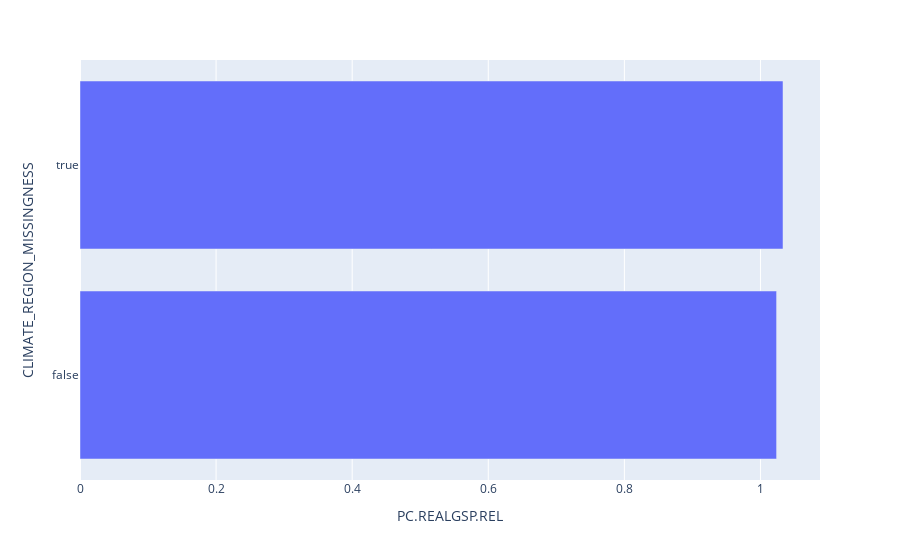

Write notebook code for a chart like this one.
### Code cell
sim_df = sim_df.assign(CLIMATE_REGION_MISSINGNESS = sim_df['CLIMATE.REGION'].isna())
px.bar(sim_df.groupby('CLIMATE_REGION_MISSINGNESS')['PC.REALGSP.REL'].mean().reset_index(), orientation='h', y='CLIMATE_REGION_MISSINGNESS', x='PC.REALGSP.REL')

### Figure 1 — Plotly figure (JSON) as saved in the notebook; plotly's stock layout.template omitted (floating-point values rounded to 4 significant figures)
{"data": [{"alignmentgroup": "True", "hovertemplate": "PC.REALGSP.REL=%{x}<br>CLIMATE_REGION_MISSINGNESS=%{y}<extra></extra>", "legendgroup": "", "marker": {"color": "#636efa", "pattern": {"shape": ""}}, "name": "", "offsetgroup": "", "orientation": "h", "showlegend": false, "textposition": "auto", "type": "bar", "x": [1.024, 1.033], "xaxis": "x", "y": [false, true], "yaxis": "y"}], "layout": {"barmode": "relative", "legend": {"tracegroupgap": 0}, "margin": {"t": 60}, "xaxis": {"anchor": "y", "domain": [0, 1], "title": {"text": "PC.REALGSP.REL"}}, "yaxis": {"anchor": "x", "domain": [0, 1], "title": {"text": "CLIMATE_REGION_MISSINGNESS"}}}}
